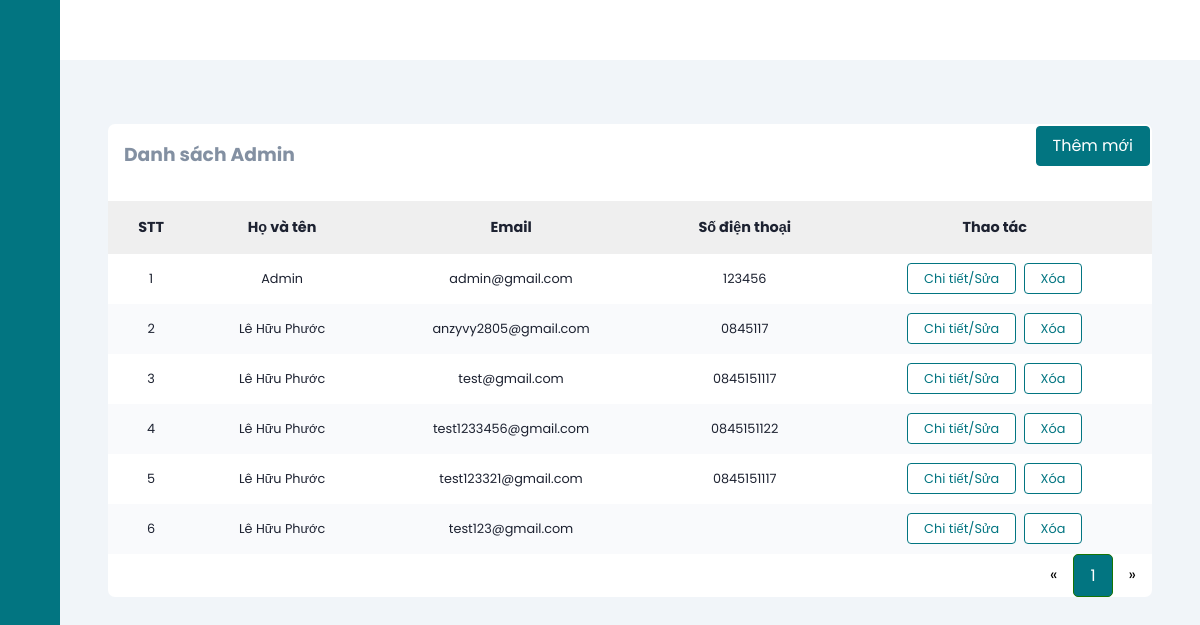
Page /adminManage (signed in) on the committed database.
### tables this page shows
CREATE TABLE `users` (
  `id` int(11) NOT NULL,
  `fullName` varchar(255) NOT NULL,
  `email` varchar(255) NOT NULL,
  `dob` date NOT NULL,
  `address` varchar(500) NOT NULL,
  `password` varchar(255) NOT NULL,
  `roleId` int(11) NOT NULL,
  `status` tinyint(1) NOT NULL,
  `captcha` varchar(50) DEFAULT NULL,
  `isConfirmed` tinyint(4) NOT NULL DEFAULT 0,
  `phone` varchar(11) NOT NULL,
  `provinceId` varchar(5) NOT NULL,
  `districtId` varchar(5) NOT NULL,
  `wardId` varchar(5) NOT NULL,
  `delete_flg` int(11) DEFAULT 0
);

### mvc/core/ControllerBase.php (called while the page is built, shortened)
<?php
class ControllerBase{
    public function view($view, $data=[]){
        require_once "./mvc/views/".$view.".php";
    }
}
?>

### mvc/controllers/AdminManage.php (called while the page is built, shortened)
<?php
class AdminManage extends ControllerBase
{
    public function index($page = 1)
    {
        $admin = $this->model("adminModel");
        $adminList = ($admin->getAllAdmin($page['page'] ?? 1))->fetch_all(MYSQLI_ASSOC);
        $countPaging = $admin->getCountPaging(8);
        $this->view("admin/adminList", [
            "headTitle" => "Quản lý admin",
            "adminList" => $adminList,
            'countPaging'=>$countPaging
        ]);
    }
}

### mvc/core/App.php (called while the page is built, shortened)
<?php
class App
{
    protected $action = "Index";
    function __construct()
    {
        $arr = $this->UrlProcess();
        if (file_exists("./mvc/controllers/" . $arr[0] . ".php")) {
            unset($arr[0]);
        }
        $this->controller = new $this->controller;
        $this->params = $arr ? array_values($arr) : [];
        array_push($this->params, $_GET);
        call_user_func_array([$this->controller, $this->action], $this->params);
    }
    function UrlProcess()
    {
        if (isset($_GET["url"])) {
            return explode("/", filter_var(trim($_GET["url"], "/")));
        }
    }
}

### index.php (called while the page is built, shortened)
<?php
$myApp = new App();
?>

### mvc/core/DB.php (called while the page is built, shortened)
<?php
class DB{
    private static $instance = null;
    protected $servername = "localhost";
    protected $username = "root";
    protected $password = "";
    private function __construct(){
        $this->con = mysqli_connect($this->servername, $this->username, $this->password);
    }
    public static function getInstance()
    {
      if(!self::$instance)
      {
        self::$instance = new DB();
      }
      return self::$instance;
    }
}
?>

### mvc/models/AdminModel.php (called while the page is built, shortened)
<?php
class adminModel
{
    private static $instance = null;
    public static function getInstance()
    {
        if (!self::$instance) {
            self::$instance = new adminModel();
        }
        return self::$instance;
    }
    public function getAllAdmin($page = 1, $total = 8)
    {
        $tmp = ($page - 1) * $total;
        $db = DB::getInstance();
        $sql = "SELECT * FROM users where roleID = 1 and delete_flg = 0 LIMIT $tmp,$total";
        $result = mysqli_query($db->con, $sql);
        return $result;
    }
}

### mvc/views/admin/adminList.php (the view)
<?php require APP_ROOT . '/views/admin/inc/head.php'; ?>
<body>
    <?php require APP_ROOT . '/views/admin/inc/sidebar.php'; ?>
    <div class="main-content">
        <main>
            <section class="recent">
                <div class="activity-grid">
                    <div class="activity-card">
                        <a href="<?= URL_ROOT . '/adminManage/add' ?>" class="button right">Thêm mới</a>
                        <h3>Danh sách Admin</h3>
                        <p style="padding-left: 16px; color:green; padding-bottom: 16px"><?php if (isset($_SESSION['delete_success'])) echo $_SESSION['delete_success']; unset($_SESSION['delete_success']);  ?></p>
                        <div class="table-responsive">
                            <table>
                                <thead>
                                    <tr>
                                        <th>STT</th>
                                        <th>Họ và tên</th>
                                        <th>Email</th>
                                        <th>Số điện thoại</th>
                                        <th>Thao tác</th>
                                    </tr>
                                </thead>
                                <tbody>
                                    <?php
                                    $count = 0;
                                    foreach ($data['adminList'] as $key => $value) {
                                    ?>
                                        <tr>
                                            <td><?= ++$count ?></td>
                                            <td><?= $value['fullName'] ?></td>
                                            <td><?= $value['email'] ?></td>
                                            <td><?= $value['phone'] ?></td>
                                            <td>
                                                <a class="button-normal" href="<?= URL_ROOT . '/adminManage/edit/' . $value['id'] ?>">Chi tiết/Sửa</a>
                                                <a class="button-normal" href="<?= URL_ROOT . '/adminManage/delete/' . $value['id'] ?>">Xóa</a>
                                            </td>
                                        </tr>
                                    <?php }
                                    ?>
                                </tbody>
                            </table>
                        </div>
                        <div class="pagination">
                            <a href="<?= URL_ROOT ?>/adminManage?page=<?= (isset($_GET['page'])) ? (($_GET['page'] <= 1) ? 1 : $_GET['page'] - 1) : 1 ?>">&laquo;</a>
                            <?php
                            for ($i = 1; $i <= $data['countPaging']; $i++) {
                                if (isset($_GET['page'])) {
                                    if ($i == $_GET['page']) { ?>
                                        <a class="active" href="<?= URL_ROOT ?>/adminManage?page=<?= $i ?>"><?= $i ?></a>
                                    <?php } else { ?>
                                        <a href="<?= URL_ROOT ?>/adminManage?page=<?= $i ?>"><?= $i ?></a>
                                    <?php  }
                                } else {
                                    if ($i == 1) { ?>
                                        <a class="active" href="<?= URL_ROOT ?>/adminManage?page=<?= $i ?>"><?= $i ?></a>
                                    <?php  } else { ?>
                                        <a href="<?= URL_ROOT ?>/adminManage?page=<?= $i ?>"><?= $i ?></a>
                                    <?php   } ?>
                                <?php  } ?>
                            <?php }
                            ?>
                            <a href="<?= URL_ROOT ?>/adminManage?page=<?= (isset($_GET['page'])) ? ($_GET['page'] == $data['countPaging'] ? $_GET['page'] : $_GET['page'] + 1) : 2 ?>">&raquo;</a>
                        </div>
                    </div>
                </div>
            </section>
        </main>
    </div>
</body>
</html>

### public/css/admin.css (style rules this page uses)
:root { --main-color: #027581; --color-dark: #1D2231; --text-grey: #8390A2; }
* { font-family: 'Poppins', sans-serif; margin: 0; padding: 0; text-decoration: none; list-style-type: none; box-sizing: border-box; }
.main-content { position: relative; margin-left: 240px; transition: margin-left 500ms; }
main { margin-top: 60px; background: #f1f5f9; min-height: 90vh; padding: 1rem 3rem; }
.recent { margin-top: 3rem; margin-bottom: 3rem; }
.activity-grid { display: grid; grid-template-columns: 100% 25%; grid-column-gap: 1.5rem; }
.activity-card, .summary-card, .bday-card { background: #fff; border-radius: 7px; }
.activity-card h3 { color: var(--text-grey); margin: 1rem; }
.activity-card table { width: 100%; border-collapse: collapse; }
.activity-card thead { background: #efefef; text-align: left; }
th, td { font-size: .9rem; padding: 1rem 1rem; color: var(--color-dark); text-align: center; }
td { font-size: .8rem; }
tbody tr:nth-child(even) { background: #f9fafc; }
.button { background: var(--main-color); color: #fff; border: 1px solid var(--main-color); border-radius: 4px; padding: .4rem 1rem; margin: 2px 2px; }
.button-normal { background: white; color: var(--main-color); border: 1px solid var(--main-color); border-radius: 4px; padding: .4rem 1rem; margin: 2px 2px; }
.table-responsive { overflow-x: auto; }
@media only screen and (max-width: 1200px) { .main-content { margin-left: 60px; } }
.right { float: right; }
.active { background: rgb(9, 136, 20); color: #fff; border: 1px solid rgb(23, 116, 4); padding: 5px; border-radius: 20px; }
.pagination { float: right; }
.pagination a { color: black; float: left; padding: 8px 16px; text-decoration: none; }
.pagination a.active { background-color: #027581; color: white; border-radius: 5px; }

### rows in the picture
users: fullName "Admin", email "admin@gmail.com", phone "123456"
users: fullName "Lê Hữu Phước", email "anzyvy2805@gmail.com", phone "0845117"
users: fullName "Lê Hữu Phước", email "test@gmail.com", phone "0845151117"
users: fullName "Lê Hữu Phước", email "test1233456@gmail.com", phone "0845151122"
users: fullName "Lê Hữu Phước", email "test123321@gmail.com", phone "0845151117"
users: fullName "Lê Hữu Phước", email "test123@gmail.com"
